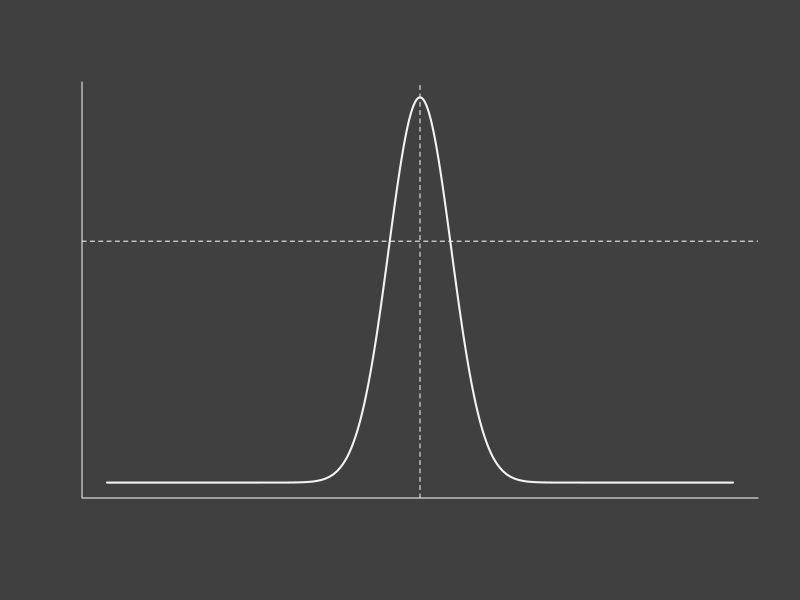
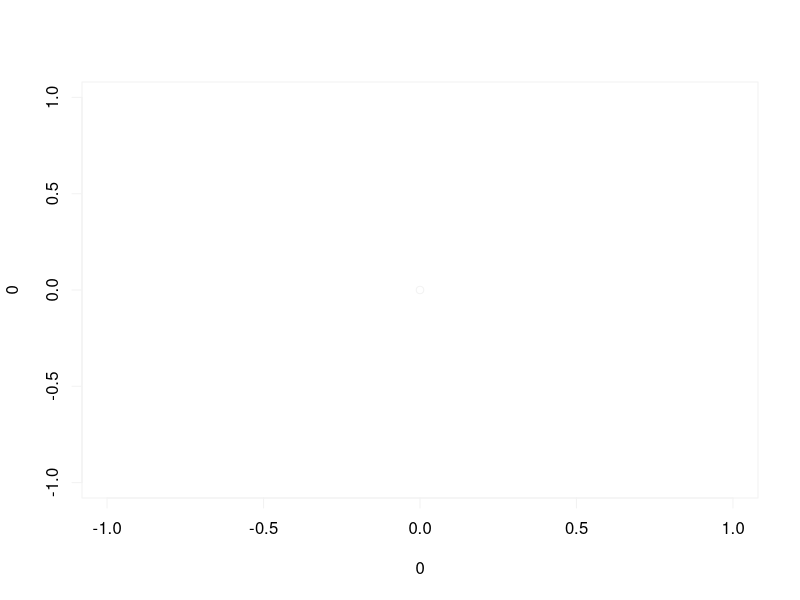

These figures' R source, in order:
## @knitr plot1
par(bg = "grey25", fg="grey95")
x <- seq(-10,10,0.01)
plot(x,dnorm(x), type="n", ann=F, axes=F)
lines(x,dnorm(x), lwd=2)
box(bty="l")
abline(h=.25, v=0, lty=2)

## @knitr plot2
par(bg = "transparent")
plot(0,0)
